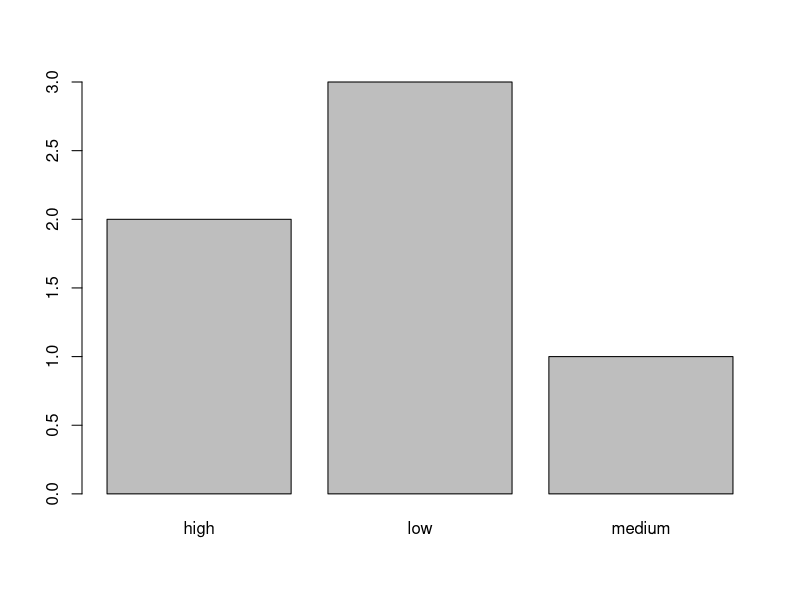
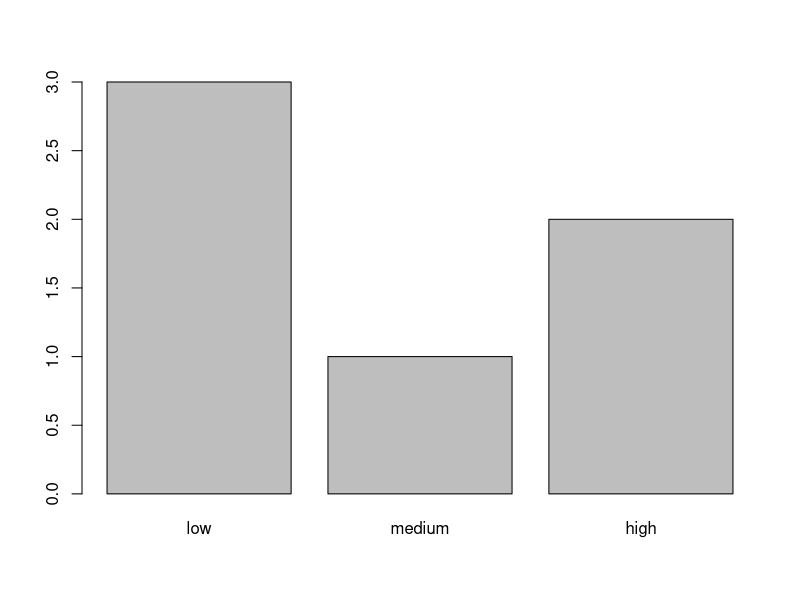

R code for these plots, in order: (Note: this script raises an error after producing the figures.)
# This script assumes you have downloaded the 'bootcamp' repository
# https://github.com/mfredata/bootcamp

# Step 1: Make sure you open the bootcamp.Rproj first
# Step 2: Open this script

# Data object types
numeric_var <- 1
character_var <- "one"
factor_var <- factor(1, labels = 'one')
logical_var <- TRUE

class(numeric_var)
class(character_var)
class(factor_var)
class(logical_var)

typeof(numeric_var)
typeof(character_var)
typeof(factor_var)
typeof(logical_var)

str(numeric_var)
str(character_var)
str(factor_var)
str(logical_var)

# convert numeric to character
convert <- as.character(numeric_var)
class(convert)

convert_back <- as.numeric(convert)
class(convert_back)

# vectors
countries <- c("Canada", "Kenya", "United states")
countries
emissions <- c(53700, 14300, 5250000)
emissions

# add China to the countries vector
countries <- c(countries, "China")
countries

# use length() to inspect # of elements in a vector
length(countries)

# use class() to inspect type of elements in a vector
class(countries)

# use str() to inspect the structure of an object and its elements
str(countries)

# mixing different data  types
trythis <- c(1, 2, 3, "a")
class(trythis)

trythis <- c("a", 1, TRUE, "b")
class(trythis)

# converting vectors
emissions <- as.character(emissions)
class(emissions)
emissions <- as.numeric(emissions)
class(emissions)

# subsetting vectors
emissions[1]
emissions[c(1,3)]
emissions[c(2:3)]

# conditional subsetting
emissions[emissions > 100000]
emissions[emissions > 0 & emissions < 55000]

# value matching
emissions %in% c("Canada")
countries %in% c("Canada", "United States")
emissions %in% c(14300, 50000)

# factors
regions <- factor(c("Americas", "Americas", "Europe", "Africa", "Europe"))
levels(regions)
nlevels(regions)

responses <- factor(c("low", "low", "high", "medium", "high", "low"))
responses # current order: high, low medium
plot(responses)

# specify order of levels
responses <- factor(responses, levels = c("low", "medium", "high"))
responses # after reordering
plot(responses)

# recode "medium" to "not sure"
levels(responses)[2] <- "not sure"
responses

# Dates
dates_ymd1 <- c("2021/08/01", "2021/08/02", "2021/08/03")
dates_ymd2 <- c("21/08/01", "21/08/02", "21/08/03")
dates_mdy1 <- c("08/01/2021", "08/02/2021", "08/03/2021")
dates_mdy2 <- c("Aug 1, 2021", "Aug 2, 2021", "Aug 3, 2021")
dates_mdy3 <- c("August 1, 2021", "August 2, 2021", "August 3, 2021")
class(dates_ymd1)
class(dates_ymd2)
class(dates_mdy1)
class(dates_mdy2)
class(dates_mdy3)

# convert dates from character to dates
#big Y for YYYY (2021); "/" because that is the  separator used
convert_dates_ymd1 <- as.Date(dates_ymd1, format = "%Y/%m/%d") 

#small y for YY (21 instead of 2021); "/" because that is the separator used
convert_dates_ymd2 <- as.Date(dates_ymd2, format = "%y/%m/%d") 

#diff format because month first; "/" because that is the separator used
convert_dates_mdy1 <- as.Date(dates_mdy1, format = "%m/%d/%Y")

#small b for abbreviated month (Aug instead of August)
#notice the format - matched with the input above Aug 1, 2021 (b d, Y)
convert_dates_mdy2 <- as.Date(dates_mdy2, format = "%b %d, %Y") 

#capital B for month that is fully spelled out (August instead of Aug)
#notice the format - matched with the input above August 1, 2021 (B d, Y)
convert_dates_mdy3 <- as.Date(dates_mdy3, format = "%B %d, %Y")

convert_dates_ymd1
convert_dates_ymd2
convert_dates_mdy1
convert_dates_mdy2
convert_dates_mdy3

class(convert_dates_ymd1)
class(convert_dates_ymd2)
class(convert_dates_mdy1)
class(convert_dates_mdy2)
class(convert_dates_mdy3)

# dates without a day - January 2021, February 2021, March 2021
dates_noday <- c("01/2021", "02/2021", "03/2021")

# if you use as.Date(), you need to add a day
# use the paste() function to concatenate/append a string
# can use 1 as an arbitrary day
# then convert to date using as.Date()
paste_dates_noday <- paste("01", dates_noday, sep = "/")
paste_dates_noday
convert_dates_noday <- as.Date(paste_dates_noday, format = "%d/%m/%Y")
convert_dates_noday

# can do the above in one step
convert_dates_noday <- as.Date(paste("01", dates_noday, sep = "/"), format = "%d/%m/%Y")
convert_dates_noday

# can also use {lubridate}'s different functions to work with dates
dates_ymd1 <- c("2021/08/01", "2021/08/02", "2021/08/03")
dates_ymd2 <- c("21/08/01", "21/08/02", "21/08/03")
dates_mdy1 <- c("08/01/2021", "08/02/2021", "08/03/2021")
dates_mdy2 <- c("Aug 1, 2021", "Aug 2, 2021", "Aug 3, 2021")
dates_mdy3 <- c("August 1, 2021", "August 2, 2021", "August 3, 2021")

lubridate_convert_dates_ymd1a <- as_date(dates_ymd1)
lubridate_convert_dates_ymd1b <- ymd(dates_ymd1)
lubridate_convert_dates_ymd2 <- ymd(dates_ymd2)

# as_date() only works with ymd format
lubridate_convert_dates_mdy1b <- mdy(dates_mdy1)
lubridate_convert_dates_mdy2 <- mdy(dates_mdy2)
lubridate_convert_dates_mdy3 <- mdy(dates_mdy3)

lubridate_convert_dates_ymd1
lubridate_convert_dates_ymd2
lubridate_convert_dates_mdy1
lubridate_convert_dates_mdy2
lubridate_convert_dates_mdy3

# use parse_date_time() when no day is provided; no need to use paste()
dates_noday <- c("01/2021", "02/2021", "03/2021")
convert_with_lubridate <- parse_date_time(dates_noday, orders = "m/Y")

# use seq() function to create a sequence of dates
dates_seq <- seq(as_date("2021/08/01"), length = 5, by = "days")
dates_seq

# Matrices